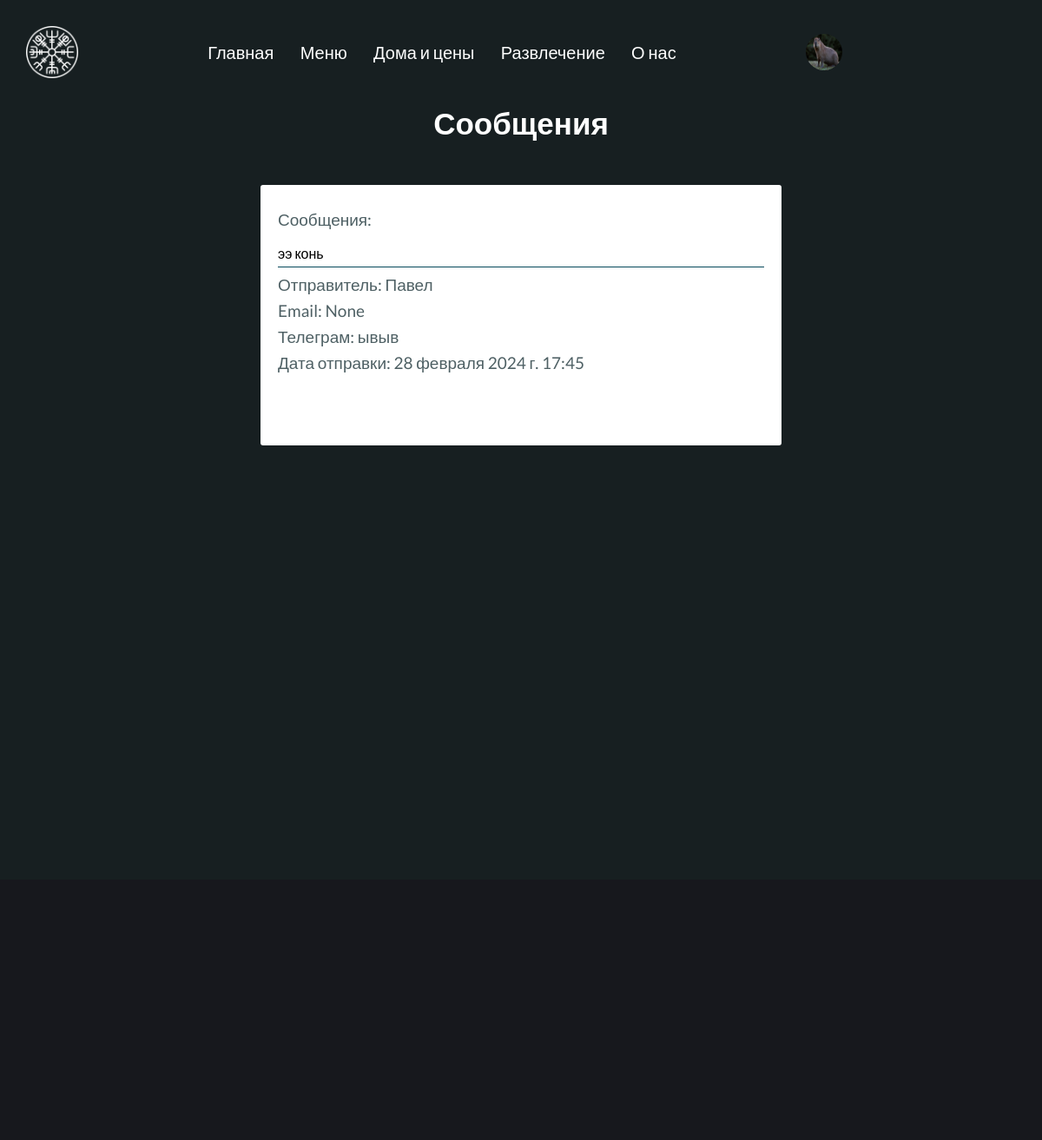
Page /chat_message/4/ (signed in) on the committed database.
### users/models.py (models this page shows, shortened)
class Profile(models.Model):
    user = models.OneToOneField(User, on_delete=models.CASCADE, null=False, blank=False)
    name = models.CharField(max_length=50, blank=False, null=False)
    username = models.CharField(max_length=100, blank=False, null=False)
    surname = models.CharField(max_length=50, blank=False, null=False)
    profile_image = models.ImageField(upload_to='profiles/', default='profiles/user.png')
    telegram = models.CharField(max_length=100, blank=True, null=True)
    vk = models.CharField(max_length=200, blank=True, null=True)
    email = models.CharField(max_length=50, blank=False, null=False)
    created = models.DateTimeField(auto_now_add=True)

### appeal/models.py (models this page shows, shortened)
class Message(models.Model):
    sender = models.ForeignKey(Profile, on_delete=models.SET_NULL, null=True, blank=True)
    recipient = models.ForeignKey(Profile, on_delete=models.SET_NULL, null=True, blank=True, related_name='messages')
    name = models.CharField(max_length=200, null=False, blank=False)
    email = models.EmailField(max_length=200, null=True, blank=True)
    telegram = models.TextField(max_length=50, null=False, blank=False)
    subject_msg = models.CharField(max_length=100, null=False, blank=False)
    body_msg = models.TextField()
    is_read = models.BooleanField(default=False)
    created = models.DateTimeField(auto_now_add=True)
    class Meta:
        ordering = ['is_read', '-created']

### appeal/views.py (the view)
# urls.py: path('chat_message/<str:pk>/', views.appeal_views, name='chat_message')
@login_required(login_url='login')
def appeal_views(request, pk):
    profile = request.user.profile
    message = profile.messages.get(id=pk)
    if message.is_read is False:
        message.is_read = True
        message.save()
    context = {
        'message': message
    }
    return render(request, 'appeal/view_message.html', context)

### appeal/templates/appeal/view_message.html
{% extends 'mainapp/base.html' %}
{% block content %}
<main>
    <h1 class="title__wrap_h2 title_chat">Сообщения</h1>
    <div class="wrapper-messages">
       <div class="wrapper-chat">
            <h2>Сообщения: </h2><p><br> {{ message.body_msg|linebreaksbr }}</p>
            <h2>Отправитель:  <span>{{ message.name }}</span></h2>
            <h2>Email: <span>{{ message.email }}</span></h2>
            <h2>Телеграм: <span>{{ message.telegram }}</span></h2>
            <h2>Дата отправки: <span>{{ message.created }}</span></h2>
       </div>
    </div>
</main>
{% endblock %}

### mainapp/templates/includes/navbar.html (shortened to what this page needs)
{% load static %}
<header>
  <nav class="navigation">
    <a href="{% url 'home' %}">
      <div class="logo_nav"></div>
    </a>
    <ul>
      <li><a href="{% url 'home' %}">Главная</a></li>
      <li><a href="{% url 'menu' %}">Меню</a></li>
      <li><a href="{% url 'service' %}">Дома и цены</a></li>
      <li><a href="{% url 'entertainment' %}">Развлечение</a></li>
      <li><a href="{% url 'about' %}">О нас</a></li>
    </ul>
    {% if request.user.is_authenticated %}
      {% if user.profile.profile_image.url %}
          <img class="user" src="{{ user.profile.profile_image.url }}" alt="Пользователь">
      {% else %}
          <img class="user" src="{% static 'mainapp/user.png' %}" alt="Пользователь">
      {% endif %}
    {% else %}
    <a href="{% url 'login' %}">
      <img class="user" src="{% static 'mainapp/user.png' %}" alt="Войти" />
    </a>
    {% endif %}
  </nav>
</header>

### mainapp/static/css/base.css (style rules this page uses)
* { margin: 0 auto; padding: 0; box-sizing: border-box; max-width: 2000px; font-family: var(--lato); font-style: normal; text-decoration: none; list-style: none; background-repeat: no-repeat; }
body { background: var(--green); }
a { margin: 0;color: var(--white); }
:root { --black: #17181d; --white: #fff; --green: #171f21; --blue: #05485b; --olive: #808040; --form_color: #bed2d8; --input_color: rgb(171, 171, 71); --input_warning: rgba(139, 189, 136, 0.702); --btn_positive: #4e6064; --vikings: "Noto Sans Runic", sans-serif; --lato: "Lato", sans-serif; --tr_button: all 1s; }
.logo_nav { background-image: url(../mainapp/logo_nav.png); width: 60px; height: 60px; background-size: cover; }
header { padding: 30px; position: sticky; background: #171f21; z-index: 10; }
.navigation { display: flex; align-items: center; }
.navigation ul { display: flex; justify-content: space-evenly; align-items: center; width: 50%; max-width: 60%; }
.navigation li { color: var(--white); font-size: 20px; cursor: pointer; }
.user { width: 42px; height: 42px; cursor: pointer; margin: 0; margin-right: 200px; border-radius: 56px }
.title__wrap_h2 { color: var(--white); font-size: 35px; margin-bottom: 50px; }
.title_chat { text-align: center; }
.wrapper-messages { min-height: 800px; margin-top: 20px; }
.wrapper-chat { width: 50%; background: var(--white); min-height: 300px; border-radius: 3px; height: auto; padding: 20px; }
.wrapper-chat p { border-bottom: 1px solid var(--blue); padding-bottom: 5px; }
.wrapper-chat h2 { font-size: 19px; line-height: 20px; margin-top: 10px; font-weight: 400; color: var(--btn_positive); }

### rows in the picture
Message: body_msg "ээ конь", name "Павел", email "None", telegram "ывыв", created "28 февраля 2024 г. 17:45"
